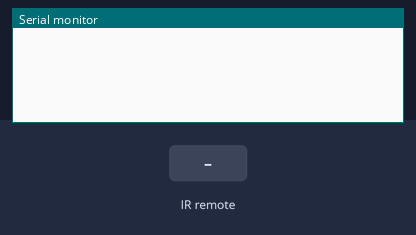
Bench run of a sketch on a simulated Arduino Uno, built with avr-gcc and run on an emulated ATmega328P. On the bench: the last lines printed to the serial monitor. Inputs (shaded band) come from the test bench.

Above: at 1.2 s.
1.3 s: infrared code 0xBC43FF00 received
At 2.5 s:
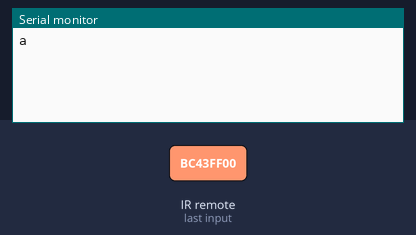
2.8 s: infrared code 0xBF40FF00 received
At 3.6 s:
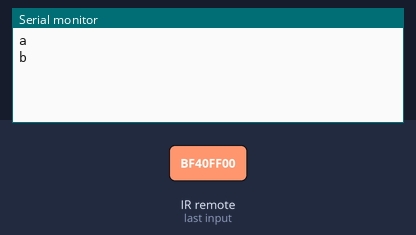
4.3 s: infrared code 0xBB44FF00 received
At 4.8 s:
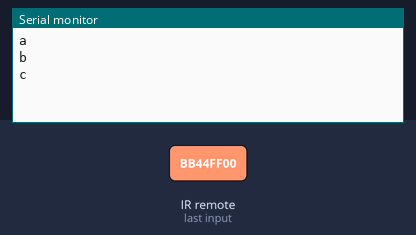
5.8 s: infrared code 0xF609FF00 received
At 7.0 s:
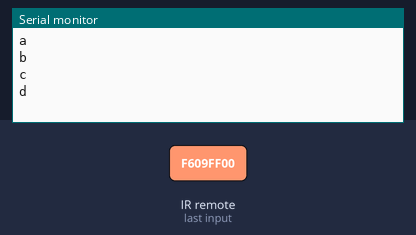
7.3 s: infrared code 0xE619FF00 received
At 8.3 s:
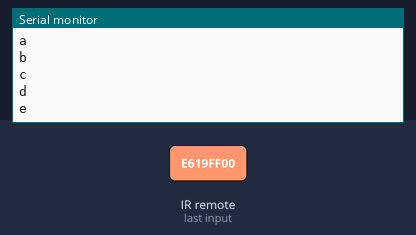
8.8 s: infrared code 0xBA45FF00 received
At 9.4 s:
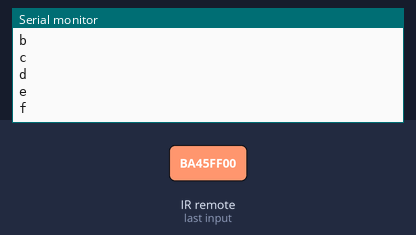

Measured:
- after the input at 1.3 s, the serial monitor: prints a new line at once (image 1)
- after the input at 2.8 s, the serial monitor: prints a new line at once (image 2)
- after the input at 4.3 s, the serial monitor: prints a new line at once (image 3)
- after the input at 5.8 s, the serial monitor: prints a new line at once (image 4)
- after the input at 7.3 s, the serial monitor: prints a new line at once (image 5)
- after the input at 8.8 s, the serial monitor: prints a new line at once (image 6)

The sketch:

remoteControlComputerCommands.ino
```cpp
#include <IRremote.hpp>

// Define sensor pin
const int IR_RECEIVE_PIN = 4;

void setup(){
  // Serial Monitor @ 9600 baud
  Serial.begin(9600);
  // Enable the IR Receiver
  IrReceiver.begin(IR_RECEIVE_PIN, ENABLE_LED_FEEDBACK);
}

void loop(){
  //IR reciever
  if (IrReceiver.decode()){
      	//Serial.println(IrReceiver.decodedIRData.decodedRawData, HEX);
        switch(IrReceiver.decodedIRData.decodedRawData){
          case 0xBC43FF00: //shut down
          	Serial.println("a");
            delay(1000);
            break;
          case 0xBF40FF00: //restart
          	Serial.println("b");
            delay(1000);
            break;
          case 0xBB44FF00: //log out
            Serial.println("c");
            delay(1000);
            break;
          case 0xF609FF00: //open cmd
            Serial.println("d");
            delay(1000);
            break;
          case 0xE619FF00: //nuke
            Serial.println("e");
            delay(1000);
            break;
          case 0xBA45FF00: //
            Serial.println("f");
            delay(1000);
            break;
          case 0xB946FF00: //
            Serial.println("g");
            delay(1000);
            break;
          case 0xB847FF00: //
            Serial.println("h");
            delay(1000);
            break;
        }
    IrReceiver.resume();

  }
}
```
